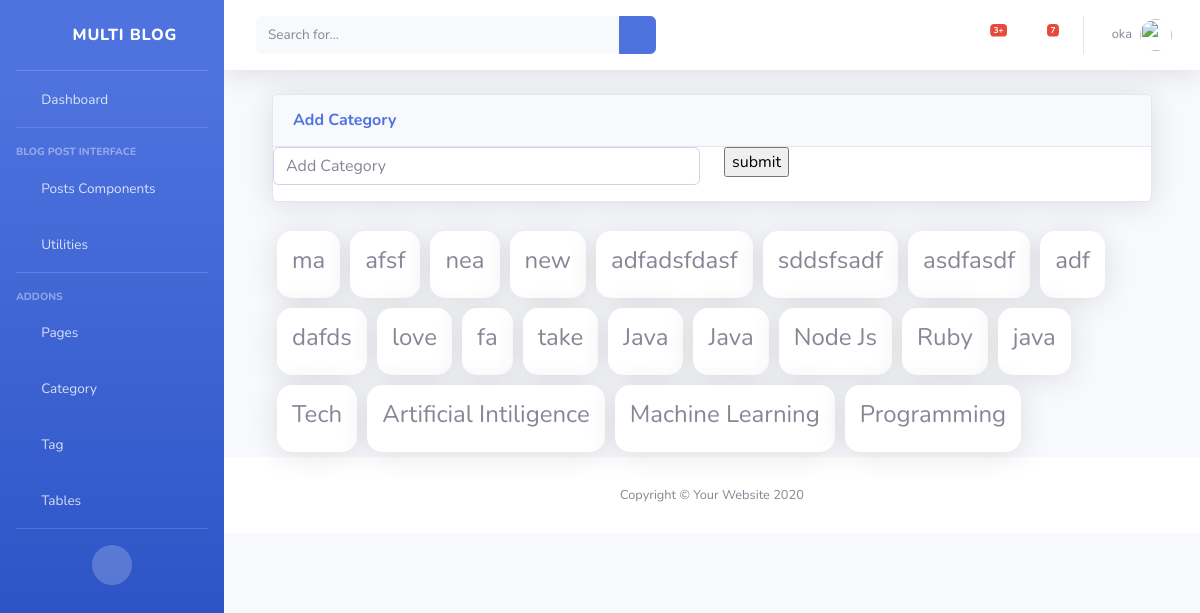
Page /dashboard/category/ (signed in) on the earlier database version.
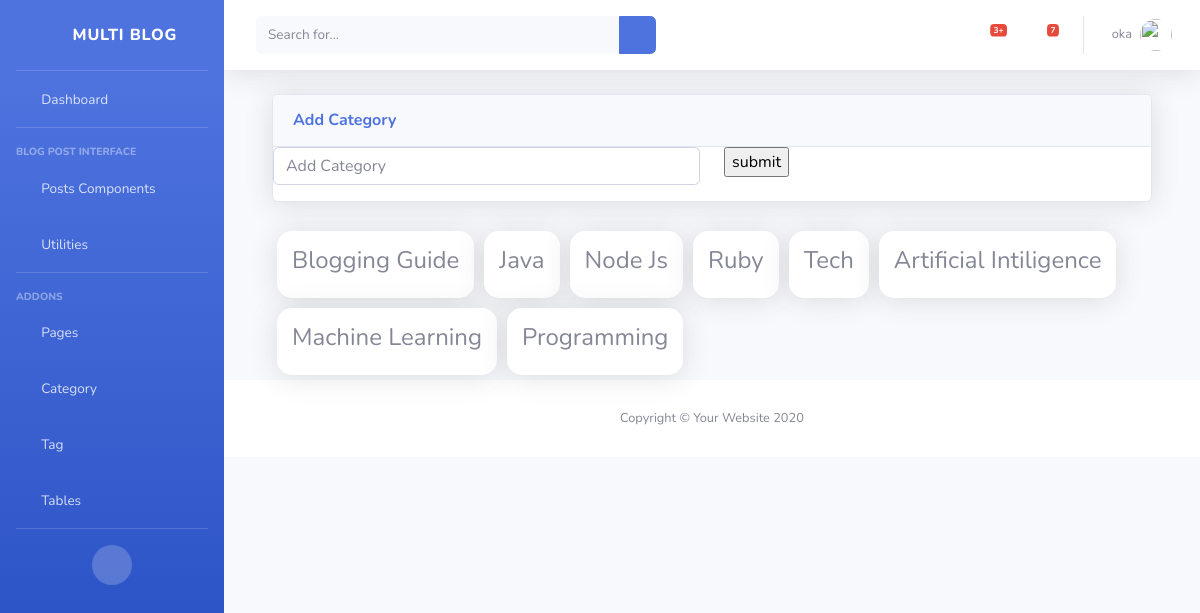
Same page on the later database version.
### blog/models.py (models this page shows)
class Catagory(models.Model):
    name = models.CharField(max_length=200, null=True)
    image = models.CharField(max_length=300, null=True, blank=True )
    description = models.CharField(max_length=500, null=True,blank=True, verbose_name='Description')
    class Meta:
        verbose_name_plural = 'Catagory'
    def __str__(self):
        return str(self.name)

### dashboard/views.py (the view)
# urls.py: path('category/', views.CatagoryFunction.as_view(), name='category'),
class CatagoryFunction(View):
    @method_decorator(login_required(login_url='login'))
    def dispatch(self,request,*args,**kwargs):
        return super().dispatch(request,*args,**kwargs)
    def get(self, request,*args,**kwargs):
        catagory_obj = Catagory.objects.all().order_by('-id')
        context ={
            'catagory':catagory_obj
        }
        return render(request,'dashboard/catagory/catagory.html', context)

### blog/context_processors.py (called while the page is built)
def globalVariable(request):
    featured_post = Blog.objects.filter(featured=True, status='active').order_by('-id')
    catagories_obj  = Catagory.objects.all().order_by('-id')
    tags_obj = Tag.objects.all().order_by('-id')
    popular_post = Blog.objects.all().order_by('-id')[:3]
    images_obj = Blog.objects.only('image').order_by('-id')[:6]
    all_post = Blog.objects.all().order_by('-id')
    context = {
            'featured':featured_post,
            'popular': popular_post,
            'catagories':catagories_obj,
            'tags':tags_obj,
            'image':images_obj,
        }
    return context

### templates/dashboard/catagory/catagory.html (shortened to what this page needs)
{% extends 'dashboard/base/base.html' %}
{% block body %}
<div class="container-fluid">
    <div class="card shadow mb-4">
        <div class="card-header py-3">
            <h6 class="m-0 font-weight-bold text-primary">Add Category</h6>
        </div>
    <form action="{% url 'add_category' %}" method="POST">
        <div class="row">
            <div class="col">
                <div class="form-group">
                <input type="text" class="form-control" placeholder="Add Category" name="catagory">
                </div>
            </div>
            <div class="col">
                <input type="submit" value="submit">
            </div>
        </div>
    </form>
</div>
    <div class="category_wrap">
        {% for cat in catagory %}
        <div class="category">
            <h4>{{cat}}</h4>
        </div>
        {% endfor %}
    </div>
</div>
{% endblock %}

Differences in the rows shown:
removed Catagory: name "ma"
removed Catagory: name "afsf"
removed Catagory: name "nea"
removed Catagory: name "new"
removed Catagory: name "adfadsfdasf"
removed Catagory: name "sddsfsadf"
removed Catagory: name "asdfasdf"
removed Catagory: name "adf"
removed Catagory: name "dafds"
removed Catagory: name "love"
removed Catagory: name "fa"
removed Catagory: name "Java"
removed Catagory: name "java"
changed Catagory: name "take" → "Blogging Guide"
